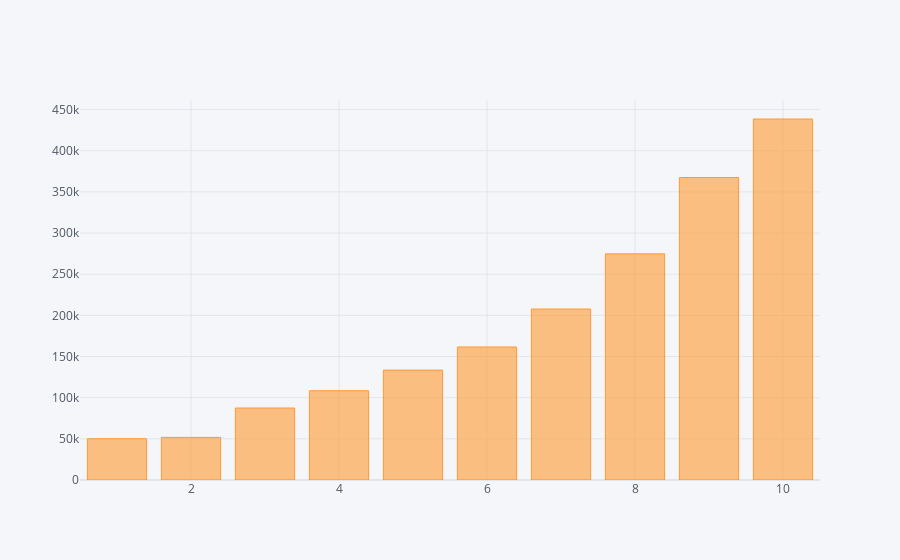

The cell this chart's notebook holds for it:
### Markdown cell above
**1. Quality**

The highest the quality the more expensive is the price

### Code cell
overallquality = df.groupby('OverallQual')['SalePrice'].mean().reset_index()

overallquality.iplot(kind='bar',
                    x= 'OverallQual',
                    y= 'SalePrice')

### Figure 1 — Plotly figure (JSON) as saved in the notebook; plotly's stock layout.template omitted (floating-point values rounded to 4 significant figures)
{"data": [{"marker": {"color": "rgba(255, 153, 51, 0.6)", "line": {"color": "rgba(255, 153, 51, 1.0)", "width": 1}}, "name": "SalePrice", "orientation": "v", "text": "", "type": "bar", "x": [1, 2, 3, 4, 5, 6, 7, 8, 9, 10], "y": [50150, 51770.0, 87470.0, 108400.0, 133500.0, 161600.0, 207700.0, 274700.0, 367500.0, 438600.0]}], "layout": {"legend": {"bgcolor": "#F5F6F9", "font": {"color": "#4D5663"}}, "paper_bgcolor": "#F5F6F9", "plot_bgcolor": "#F5F6F9", "title": {"font": {"color": "#4D5663"}}, "xaxis": {"gridcolor": "#E1E5ED", "showgrid": true, "tickfont": {"color": "#4D5663"}, "title": {"font": {"color": "#4D5663"}, "text": ""}, "zerolinecolor": "#E1E5ED"}, "yaxis": {"gridcolor": "#E1E5ED", "showgrid": true, "tickfont": {"color": "#4D5663"}, "title": {"font": {"color": "#4D5663"}, "text": ""}, "zerolinecolor": "#E1E5ED"}}}
